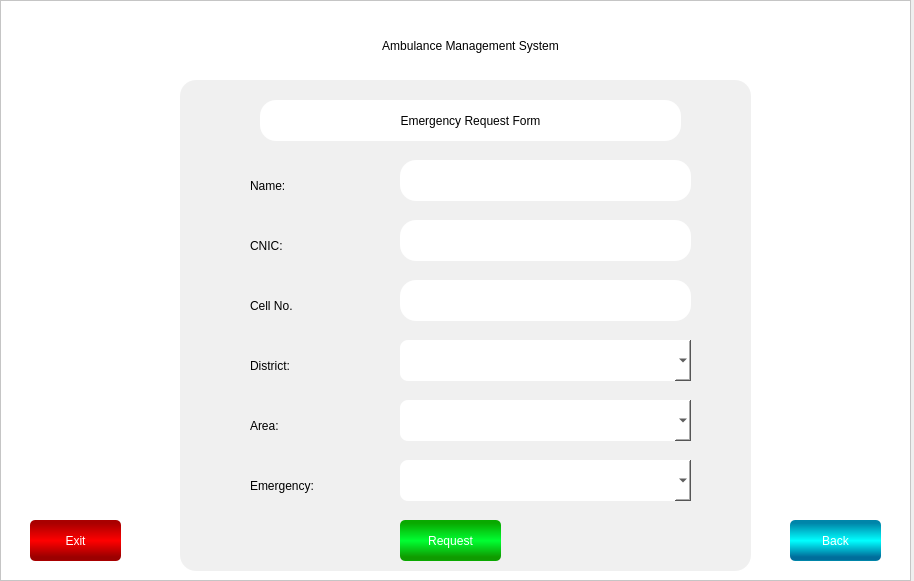
<?xml version="1.0" encoding="UTF-8"?>
<ui version="4.0">
 <class>MainWindow</class>
 <widget class="QMainWindow" name="MainWindow">
  <property name="geometry">
   <rect>
    <x>0</x>
    <y>0</y>
    <width>914</width>
    <height>581</height>
   </rect>
  </property>
  <property name="windowTitle">
   <string>MainWindow</string>
  </property>
  <widget class="QWidget" name="centralwidget">
   <widget class="QFrame" name="frame">
    <property name="geometry">
     <rect>
      <x>0</x>
      <y>0</y>
      <width>911</width>
      <height>581</height>
     </rect>
    </property>
    <property name="styleSheet">
     <string notr="true">background-color: rgb(255, 255, 255);</string>
    </property>
    <property name="frameShape">
     <enum>QFrame::StyledPanel</enum>
    </property>
    <property name="frameShadow">
     <enum>QFrame::Raised</enum>
    </property>
    <widget class="QLabel" name="label_2">
     <property name="geometry">
      <rect>
       <x>170</x>
       <y>10</y>
       <width>601</width>
       <height>71</height>
      </rect>
     </property>
     <property name="styleSheet">
      <string notr="true">font: 75 28pt &quot;News706 BT&quot;;</string>
     </property>
     <property name="text">
      <string>Ambulance Management System</string>
     </property>
     <property name="alignment">
      <set>Qt::AlignCenter</set>
     </property>
    </widget>
    <widget class="QFrame" name="frame_2">
     <property name="geometry">
      <rect>
       <x>180</x>
       <y>80</y>
       <width>571</width>
       <height>491</height>
      </rect>
     </property>
     <property name="styleSheet">
      <string notr="true">background-color: rgb(240, 240, 240);
border-radius:16px;
</string>
     </property>
     <property name="frameShape">
      <enum>QFrame::StyledPanel</enum>
     </property>
     <property name="frameShadow">
      <enum>QFrame::Raised</enum>
     </property>
     <widget class="QPushButton" name="pushButton_2">
      <property name="geometry">
       <rect>
        <x>220</x>
        <y>440</y>
        <width>101</width>
        <height>41</height>
       </rect>
      </property>
      <property name="styleSheet">
       <string notr="true">font: 75 18pt &quot;News706 BT&quot;;
border-radius:5px;
color: rgb(255, 255, 255);
background-color: qlineargradient(spread:repeat, x1:1, y1:0, x2:1, y2:0.966, stop:0.0795455 rgba(9, 169, 0, 255), stop:0.522727 rgba(0, 255, 50, 255), stop:0.931818 rgba(15, 155, 0, 255));</string>
      </property>
      <property name="text">
       <string>Request</string>
      </property>
     </widget>
     <widget class="QLabel" name="label_3">
      <property name="geometry">
       <rect>
        <x>70</x>
        <y>90</y>
        <width>91</width>
        <height>31</height>
       </rect>
      </property>
      <property name="styleSheet">
       <string notr="true">font: 75 18pt &quot;News706 BT&quot;;</string>
      </property>
      <property name="text">
       <string>Name: </string>
      </property>
      <property name="alignment">
       <set>Qt::AlignLeading|Qt::AlignLeft|Qt::AlignVCenter</set>
      </property>
     </widget>
     <widget class="QLabel" name="label_4">
      <property name="geometry">
       <rect>
        <x>70</x>
        <y>150</y>
        <width>131</width>
        <height>31</height>
       </rect>
      </property>
      <property name="styleSheet">
       <string notr="true">font: 75 18pt &quot;News706 BT&quot;;</string>
      </property>
      <property name="text">
       <string>CNIC: </string>
      </property>
      <property name="alignment">
       <set>Qt::AlignLeading|Qt::AlignLeft|Qt::AlignVCenter</set>
      </property>
     </widget>
     <widget class="QLabel" name="label_5">
      <property name="geometry">
       <rect>
        <x>70</x>
        <y>210</y>
        <width>111</width>
        <height>31</height>
       </rect>
      </property>
      <property name="styleSheet">
       <string notr="true">font: 75 18pt &quot;News706 BT&quot;;</string>
      </property>
      <property name="text">
       <string>Cell No.</string>
      </property>
      <property name="alignment">
       <set>Qt::AlignLeading|Qt::AlignLeft|Qt::AlignVCenter</set>
      </property>
     </widget>
     <widget class="QTextEdit" name="textEdit">
      <property name="geometry">
       <rect>
        <x>220</x>
        <y>80</y>
        <width>291</width>
        <height>41</height>
       </rect>
      </property>
      <property name="styleSheet">
       <string notr="true">QTextEdit{
background-color: rgb(255, 255, 255);
font: 75 16pt &quot;News706 BT&quot;;
}
QTextEdit:focus{
border: 1px solid #000000
}</string>
      </property>
     </widget>
     <widget class="QTextEdit" name="textEdit_2">
      <property name="geometry">
       <rect>
        <x>220</x>
        <y>140</y>
        <width>291</width>
        <height>41</height>
       </rect>
      </property>
      <property name="styleSheet">
       <string notr="true">QTextEdit{
background-color: rgb(255, 255, 255);
font: 75 16pt &quot;News706 BT&quot;;
}
QTextEdit:focus{
border: 1px solid #000000
}</string>
      </property>
     </widget>
     <widget class="QTextEdit" name="textEdit_3">
      <property name="geometry">
       <rect>
        <x>220</x>
        <y>200</y>
        <width>291</width>
        <height>41</height>
       </rect>
      </property>
      <property name="styleSheet">
       <string notr="true">QTextEdit{
background-color: rgb(255, 255, 255);
font: 75 16pt &quot;News706 BT&quot;;
}
QTextEdit:focus{
border: 1px solid #000000
}</string>
      </property>
     </widget>
     <widget class="QLabel" name="label_6">
      <property name="geometry">
       <rect>
        <x>70</x>
        <y>270</y>
        <width>111</width>
        <height>31</height>
       </rect>
      </property>
      <property name="styleSheet">
       <string notr="true">font: 75 18pt &quot;News706 BT&quot;;</string>
      </property>
      <property name="text">
       <string>District: </string>
      </property>
      <property name="alignment">
       <set>Qt::AlignLeading|Qt::AlignLeft|Qt::AlignVCenter</set>
      </property>
     </widget>
     <widget class="QLabel" name="label_7">
      <property name="geometry">
       <rect>
        <x>70</x>
        <y>330</y>
        <width>111</width>
        <height>31</height>
       </rect>
      </property>
      <property name="styleSheet">
       <string notr="true">font: 75 18pt &quot;News706 BT&quot;;</string>
      </property>
      <property name="text">
       <string>Area: </string>
      </property>
      <property name="alignment">
       <set>Qt::AlignLeading|Qt::AlignLeft|Qt::AlignVCenter</set>
      </property>
     </widget>
     <widget class="QLabel" name="label_8">
      <property name="geometry">
       <rect>
        <x>70</x>
        <y>390</y>
        <width>141</width>
        <height>31</height>
       </rect>
      </property>
      <property name="styleSheet">
       <string notr="true">font: 75 18pt &quot;News706 BT&quot;;</string>
      </property>
      <property name="text">
       <string>Emergency: </string>
      </property>
      <property name="alignment">
       <set>Qt::AlignLeading|Qt::AlignLeft|Qt::AlignVCenter</set>
      </property>
     </widget>
     <widget class="QComboBox" name="comboBox">
      <property name="geometry">
       <rect>
        <x>220</x>
        <y>260</y>
        <width>291</width>
        <height>41</height>
       </rect>
      </property>
      <property name="styleSheet">
       <string notr="true">background-color: rgb(255, 255, 255);
font: 75 18pt &quot;News706 BT&quot;;
border-radius:8px;</string>
      </property>
     </widget>
     <widget class="QComboBox" name="comboBox_2">
      <property name="geometry">
       <rect>
        <x>220</x>
        <y>320</y>
        <width>291</width>
        <height>41</height>
       </rect>
      </property>
      <property name="styleSheet">
       <string notr="true">background-color: rgb(255, 255, 255);
font: 75 18pt &quot;News706 BT&quot;;
border-radius:8px;</string>
      </property>
     </widget>
     <widget class="QComboBox" name="comboBox_3">
      <property name="geometry">
       <rect>
        <x>220</x>
        <y>380</y>
        <width>291</width>
        <height>41</height>
       </rect>
      </property>
      <property name="styleSheet">
       <string notr="true">background-color: rgb(255, 255, 255);
font: 75 18pt &quot;News706 BT&quot;;
border-radius:8px;</string>
      </property>
     </widget>
     <widget class="QLabel" name="label_9">
      <property name="geometry">
       <rect>
        <x>80</x>
        <y>20</y>
        <width>421</width>
        <height>41</height>
       </rect>
      </property>
      <property name="styleSheet">
       <string notr="true">font: 75 24pt &quot;News706 BT&quot;;
background-color: rgb(255, 255, 255);</string>
      </property>
      <property name="text">
       <string>Emergency Request Form</string>
      </property>
      <property name="alignment">
       <set>Qt::AlignCenter</set>
      </property>
     </widget>
    </widget>
    <widget class="QPushButton" name="backBtn">
     <property name="geometry">
      <rect>
       <x>790</x>
       <y>520</y>
       <width>91</width>
       <height>41</height>
      </rect>
     </property>
     <property name="styleSheet">
      <string notr="true">font: 75 18pt &quot;News706 BT&quot;;
border-radius:5px;
color: rgb(255, 255, 255);
background-color: qlineargradient(spread:repeat, x1:1, y1:0, x2:1, y2:0.966, stop:0.0795455 rgba(9, 169, 0, 255), stop:0.522727 rgba(0, 255, 50, 255), stop:0.931818 rgba(15, 155, 0, 255));
background-color: qlineargradient(spread:repeat, x1:1, y1:0, x2:1, y2:0.966, stop:0.0795455 rgba(0, 133, 169, 255), stop:0.522727 rgba(0, 255, 255, 255), stop:0.931818 rgba(0, 109, 155, 255));</string>
     </property>
     <property name="text">
      <string>Back</string>
     </property>
    </widget>
    <widget class="QPushButton" name="exitBtn">
     <property name="geometry">
      <rect>
       <x>30</x>
       <y>520</y>
       <width>91</width>
       <height>41</height>
      </rect>
     </property>
     <property name="styleSheet">
      <string notr="true">font: 75 18pt &quot;News706 BT&quot;;
border-radius:5px;
color: rgb(255, 255, 255);
background-color: qlineargradient(spread:repeat, x1:1, y1:0, x2:1, y2:0.966, stop:0.0795455 rgba(169, 0, 0, 255), stop:0.522727 rgba(255, 0, 0, 255), stop:0.931818 rgba(155, 0, 0, 255));</string>
     </property>
     <property name="text">
      <string>Exit</string>
     </property>
    </widget>
   </widget>
  </widget>
 </widget>
 <resources/>
 <connections/>
</ui>
